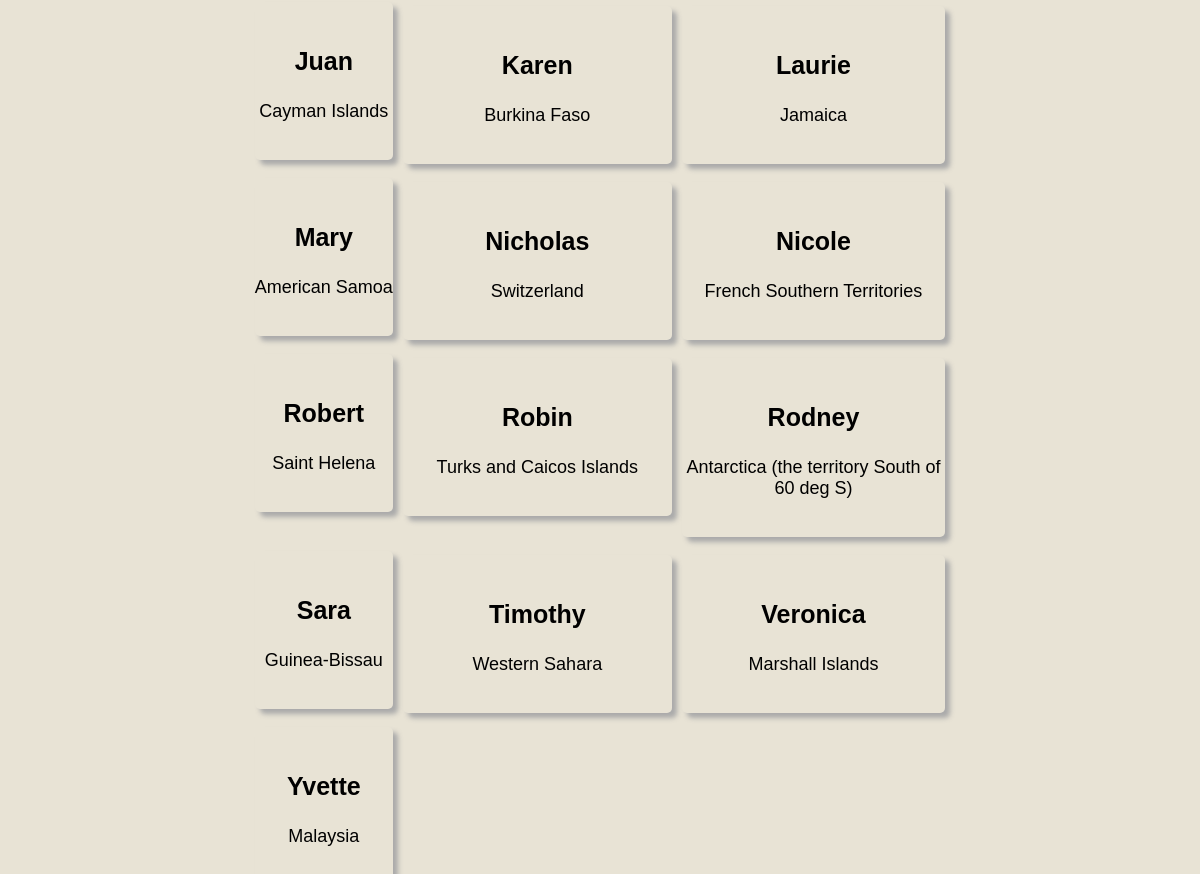
The app's page /teams/ (signed in, lower part), older data.
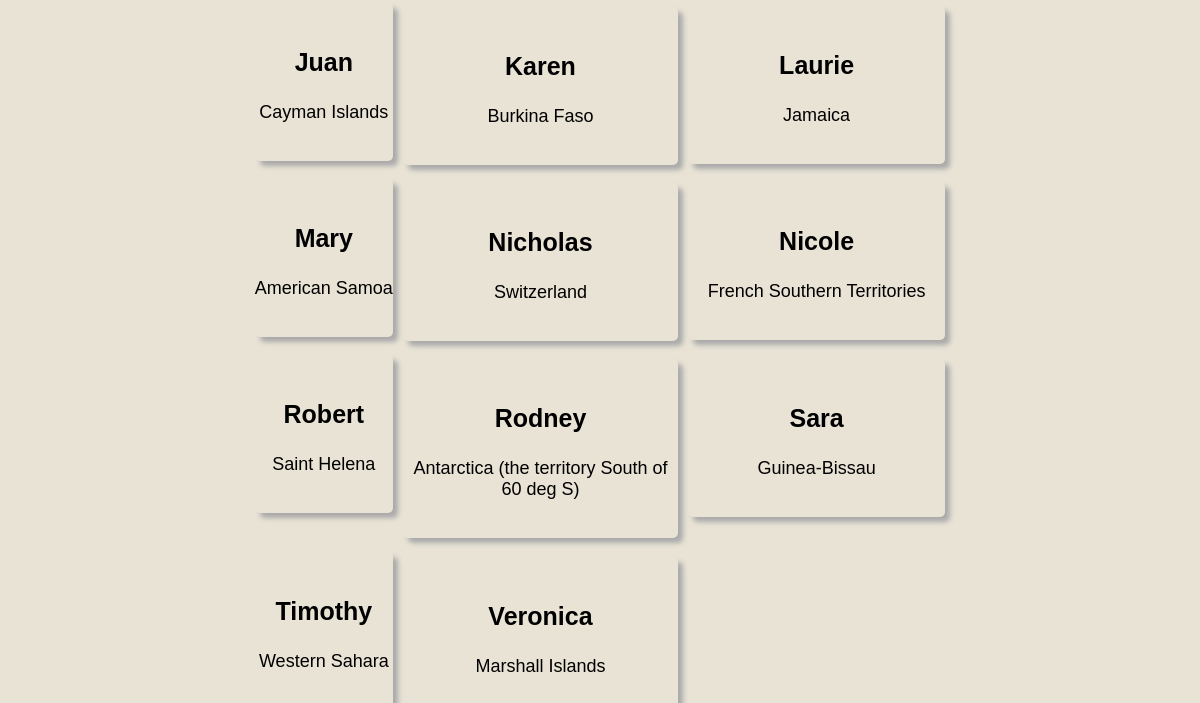
The same page, newer data.
### main/models.py (models this page shows, shortened)
class Team(models.Model):
    team_name = models.CharField(max_length=50)
    team_stadium = models.TextField()
    team_country = models.CharField(max_length=30)

### main/views.py (the view)
# urls.py: path('teams/', AllTeams.as_view(), name='allTeams'),
class AllTeams(LoginRequiredMixin, ListView):
    template_name = 'main/teams.html'
    def get_queryset(self):
        queryset = Team.objects.order_by('team_name')
        search_query = self.request.GET.get('search', '')
        if search_query:  # user submitted search form
            queryset = queryset.filter(
                team_name__icontains = search_query
            )
        return queryset
    def get_context_data(self, **kwargs):
        context = super().get_context_data(**kwargs)
        context['search_query'] = self.request.GET.get('search', '')
        return context

### templates/main/teams.html (shortened to what this page needs)
{% extends "base_generic.html" %}
{% block content %}
    {% if object_list %}
        <div class="grid-container">
        {% for team in object_list %}
            <a href="{% url 'teamDetails' team.id %}" class="match_link">
                <div class="match">
                    <h3>{{ team.team_name }}</h3>
                    <p>{{ team.team_country }}</p>
                </div>
            </a>
        {% endfor %}
        </div>
    {% else %}
        <p class="description" style="text-align: center;">Nema momčadi</p>
    {% endif %}
{% endblock %}

Row changes from the older to the newer data that the page shows:
removed Team: team_name "Robin", team_country "Turks and Caicos Islands"
removed Team: team_name "Yvette", team_country "Malaysia"
